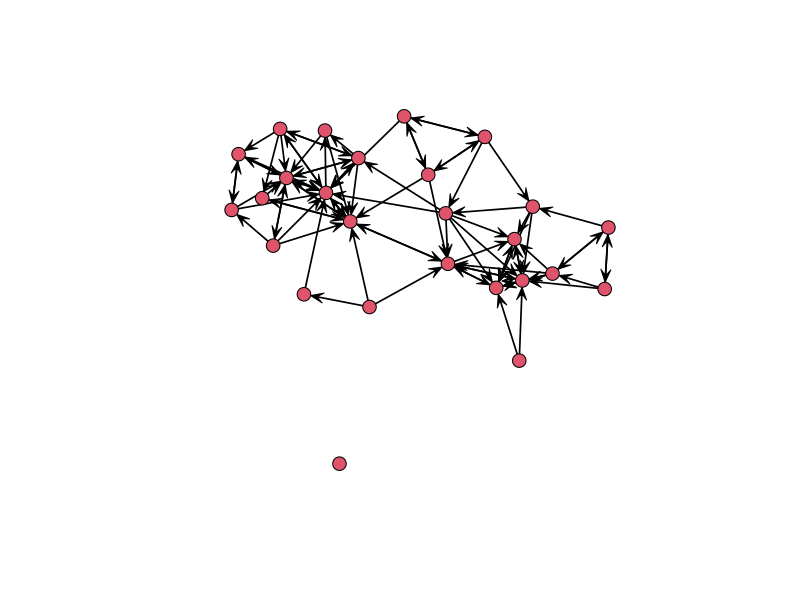
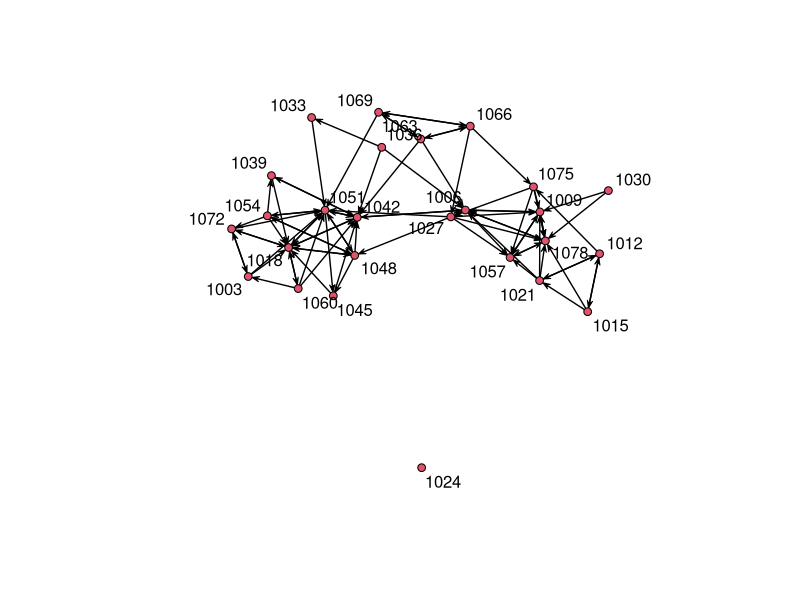
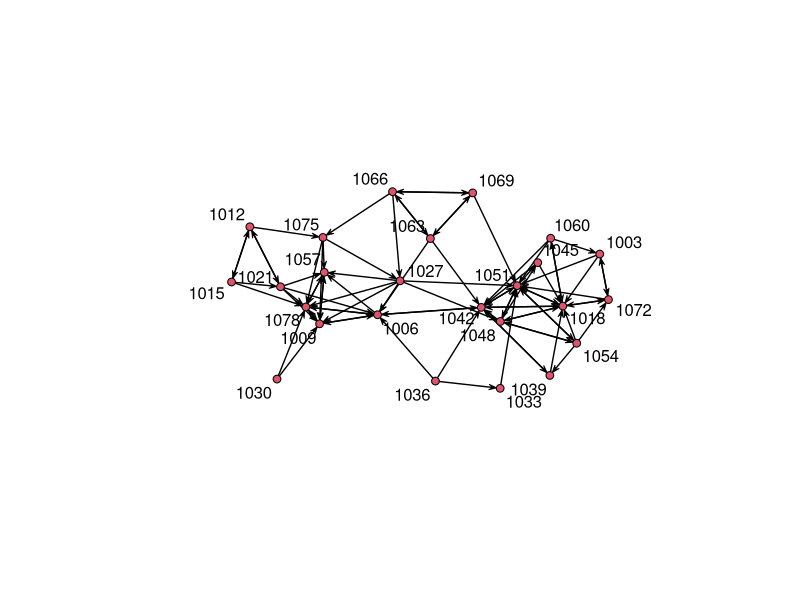
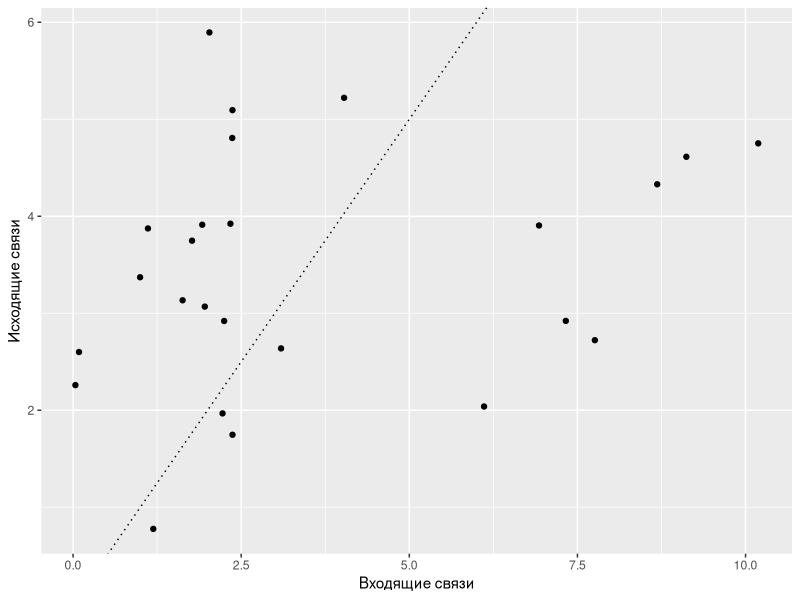

Generate these figures, in order, with R:
## ---- chunk 1
knitr::opts_chunk$set(echo = TRUE)
library(knitr)
## ---- chunk 2
# install.packages(c("sna", "network"))
library(sna)
library(network)
## ---- chunk 3
relations = read.csv("classroom-adjacency.csv",
                     header = T, row.names = 1, stringsAsFactors = FALSE)
relations[1:10,1:10]
relations = as.matrix(relations)
colnames(relations) = rownames(relations)
## ---- chunk 4
nodeInfo = read.csv("classroom-nodes.csv",
                    header = TRUE, stringsAsFactors = FALSE)
head(nodeInfo)
nrelations = network(relations)
summary(nrelations)
## ---- chunk 5
edgelist = read.csv("classroom-edges.csv",
                   header = T, stringsAsFactors = F)
head(edgelist)
## ---- chunk 6
edgeNet = network(edgelist, directed = T)
summary(edgeNet)
kable(edgeNet[,]) # NB: kable используется здесь только для рендеринга!
list.edge.attributes(edgeNet)
kable(as.sociomatrix.sna(edgeNet, "liking"))
## ---- chunk 7
gplot(relations)
plot(nrelations, displaylabels = T)
## ---- chunk 8
plot(edgeNet, displaylabels = T)
## ---- chunk 9
network.dyadcount(nrelations)
## ---- chunk 10
network.edgecount(nrelations)
## ---- chunk 11
network.size(nrelations)
## ---- chunk 12
degree(edgeNet)
ideg = degree(edgeNet, cmode = "indegree") # Indegree
odeg = degree(edgeNet, cmode = "outdegree") # Outdegree
## ---- chunk 13
library(ggplot2)
df = data.frame(ideg = ideg, odeg = odeg)
ggplot(df, aes(x = ideg, y = odeg)) +
  geom_point(position = "jitter") + 
  geom_abline(intercept = 0, slope = 1, linetype = "dotted") +
  labs(x = "Входящие связи", y = "Исходящие связи")

cor.test(ideg, odeg, method = "spearman") # Творю зло ради примера
## ---- chunk 14
bet = betweenness(edgeNet, 
                   gmode="graph")
bet
bet_data = as.data.frame(cbind(colnames(edgeNet[,]), -(as.numeric(bet))))
dplyr::arrange(bet_data, bet)
## ---- chunk 15
clo = closeness(edgeNet) # Geographic closeness
clo
closeness(edgeNet, cmode  ="suminvundir")
## ---- chunk 16
centralization(edgeNet, degree, cmode="indegree")
eig = evcent(edgeNet)
eig
centralization(edgeNet, evcent) # Eigenvector
